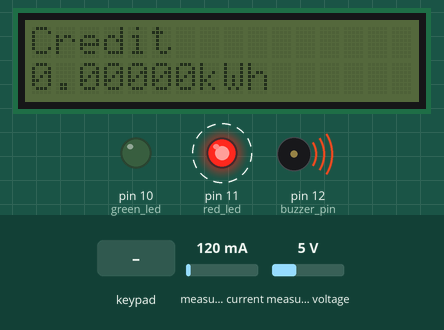
Bench run of a sketch on a simulated Arduino Uno, built with avr-gcc and run on an emulated ATmega328P. Parts: 16×2 character LCD, output pins drawn as LEDs (lit = HIGH), buzzer (waves = sounding). Dashed ring = blinking. The test bench sets the inputs (shaded band); at power-on: measured current 120 mA, measured voltage 5 V. What the sketch prints to the serial monitor is not drawn.

Above: at 7.7 s.
7.9 s: keypad keys 9 8 7 6 # pressed 0.4 s apart
At 10.2 s:
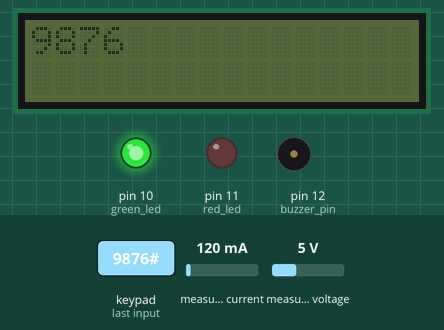
11.4 s: key 'A' pressed
At 12.0 s:
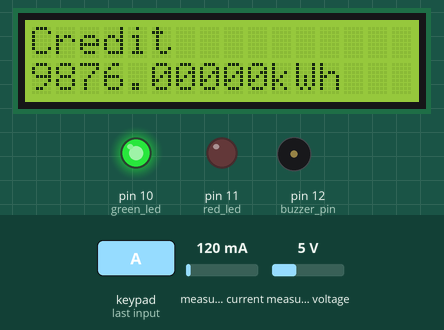
13.0 s: keypad keys 5 4 3 2 # pressed 0.4 s apart
At 13.26 s:
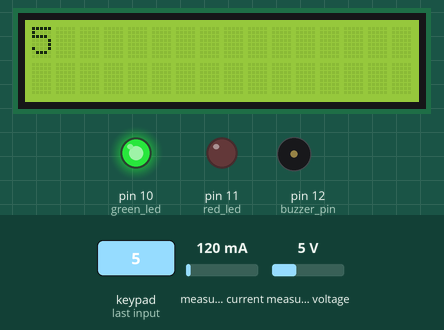
16.5 s: key '1' pressed
At 17.4 s:
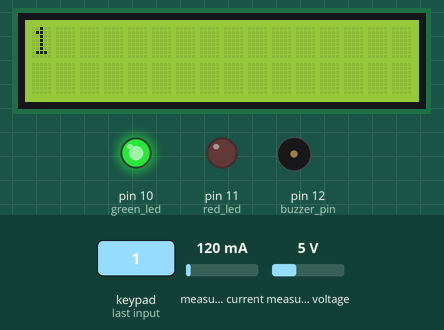
Timing chart, 0 to 19.0 s (numbered marks = the images above; inputs shaded):
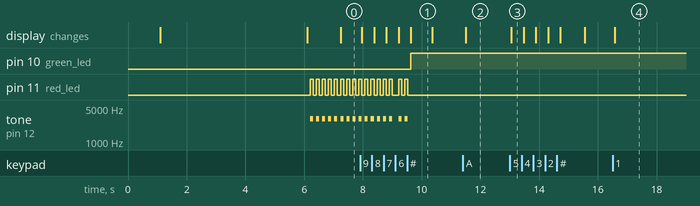

Measured:
- after the input at 7.9 s, pin 10 (green_led): LOW → HIGH after 1.7 s; the display: first changes after 0.07 s (image 1 shows a later state)
- after the input at 11.4 s, the display: changes after 0.10 s (image 2)
- after the input at 13.0 s, the display: changes after 0.06 s (image 3)
- after the input at 16.5 s, the display: changes after 0.08 s (image 4)
- what the display in image 1 shows lasts 0.8 s, from 9.6 s to 10.4 s

The sketch:

meter.ino
```cpp
/* This is an Arduino Uno sketch for an energy meter and logger
 * using SCT-013 current sensor, ZMPT101B voltage sensor,
 * buzzer module and LCD I2C
 */

#include "EmonLib.h"
#include <Keypad.h>
#include "LiquidCrystal_I2C.h"

// keypad variables
const byte rows = 4;
const byte cols = 4;
char keys[rows][cols] = {
  {'1','2','3','A'},
  {'4','5','6','B'},
  {'7','8','9','C'},
  {'*','0','#','D'}
};

// pin connection variables
int lcd_address = 0x27, lcd_columns = 16, lcd_rows = 2;
int current_pin = 0;
int voltage_pin = 1;
int buzzer_pin = 12;
const int green_led = 10;
const int red_led = 11;
byte row_pins[rows] = {9, 8, 7, 6};
byte col_pins[cols] = {5, 4, 3, 2};

// energy variables
double credit = 0.0000;
unsigned long last_compute_time = 0;
double low_credit = 5.0000;

// display variables
unsigned long last_update_time = 0;

// object initialization
EnergyMonitor Mon;
LiquidCrystal_I2C Lcd(lcd_address, lcd_columns, lcd_rows);
Keypad Pad = Keypad(makeKeymap(keys), row_pins, col_pins, rows, cols);

// string variables
String input_buffer = "";
String status = "";

void setup(){

	// begin serial communication
    Serial.begin(9600);

	// setup digital pin modes
    pinMode(buzzer_pin, OUTPUT);
    pinMode(green_led, OUTPUT);
	pinMode(red_led, OUTPUT);

	// setup sensors
    Mon.voltage(voltage_pin, 234.26, 1.7);
    Mon.current(current_pin, 111.1);

	// delay to allow sensors stabilization
	delay(1000);

	// LCD routine on start
    Lcd.init();
    Lcd.backlight();
    Lcd.setCursor(0, 0);
    Lcd.print("Meter ready!");
	Lcd.clear();
    Lcd.setCursor(0, 0);
    Lcd.print("Load credit");
	Lcd.setCursor(0, 1);
    Lcd.print("Enter units + #");

	// delay to allow the user to see the startup prompt
    delay(5000);

	// clear the display
	Lcd.noBacklight();
    Lcd.clear();

	// initialize timers
    last_compute_time = millis();
    last_update_time = millis();
}

void loop() {

  // timers
  unsigned long current_time = millis();
  double delta_hours = (double)(current_time - last_compute_time) / 3600000.0;
  last_compute_time = current_time;

  // calculate instantaneous power
  Mon.calcVI(10, 2000);
  double actual_power = abs(Mon.realPower);

  // Energy deduction
  if (credit > 0 && actual_power > 5.0) {

    double consumed = (actual_power / 1000.0) * delta_hours;
    credit -= consumed;
  }

  // get keypad input
  char key = Pad.getKey();

  if (key) {

	// activate backlight on key press
	Lcd.backlight();

    if (key >= '0' && key <= '9') {

      input_buffer += key; // append digit to buffer
	  Lcd.clear();
      Lcd.setCursor(0, 0);
	  Lcd.print(input_buffer);
    } else if (key == '#') { // '#' acts as the "Enter" key

      if (input_buffer.length() > 0) {

        float recharge = input_buffer.toFloat();
        credit += recharge;

        input_buffer = ""; // clear buffer for next time
		Lcd.noBacklight();
      }
    } else if (key == '*') { // '*' acts as "Clear"

      input_buffer = "";
      Lcd.print(input_buffer);
    }
  }

  // credit display and log trigger
  if (current_time - last_update_time >= 1000) {

	if (input_buffer.length() == 0) {

		balanceLCD();
        log();
	}

	last_update_time = current_time;
  }

  indicators();
}

// log to serial in csv format
void log(){

  Serial.print(status);
  Serial.print(',');
  Serial.println(credit);
}

// Balance display logic
void balanceLCD() {

  Lcd.setCursor(0, 0);
  Lcd.print("Credit");
  Lcd.setCursor(0, 1);
  Lcd.print(credit, 5);
  Lcd.print("kWh");
}

// credit status indicators
void indicators() {
	digitalWrite(green_led, LOW);
    digitalWrite(red_led, LOW);

	// led and buzzer logic
	if (credit <= 0) {

		status = "Null";

		if (millis() % 200 < 100){

			tone(buzzer_pin, 3000);
			digitalWrite(red_led, HIGH);
		} else {

			noTone(buzzer_pin);
		}
	} else if (credit < low_credit) {

		status = "Low";

		if (millis() % 500 < 250){

			tone(buzzer_pin, 2000);
			digitalWrite(red_led, HIGH);
		} else {

			noTone(buzzer_pin);
		}
	} else {
		status = "Normal";

		noTone(buzzer_pin);
		digitalWrite(green_led, HIGH);
	}
}
```
